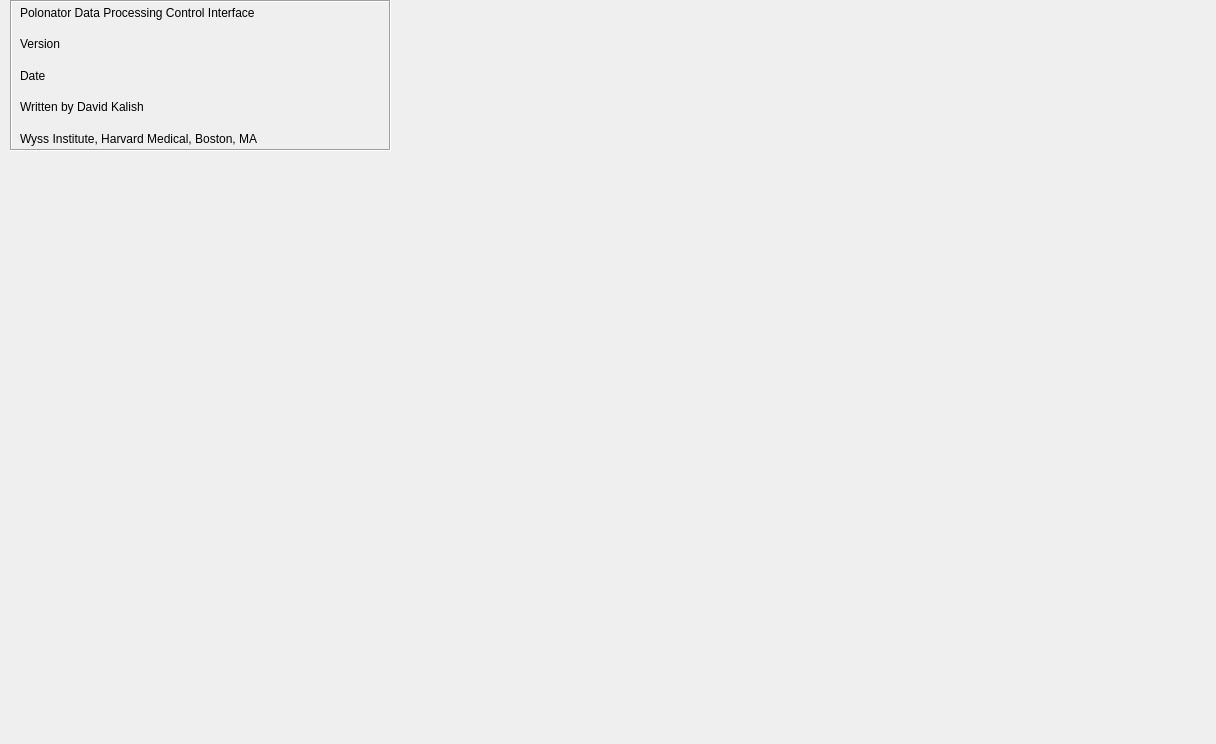
          <widget class="QWidget" name="scrollAreaWidgetContents_10">
           <property name="geometry">
            <rect>
             <x>0</x>
             <y>0</y>
             <width>1216</width>
             <height>744</height>
            </rect>
           </property>
           <widget class="QFrame" name="frame_8">
            <property name="geometry">
             <rect>
              <x>10</x>
              <y>0</y>
              <width>381</width>
              <height>151</height>
             </rect>
            </property>
            <property name="frameShape">
             <enum>QFrame::Box</enum>
            </property>
            <property name="frameShadow">
             <enum>QFrame::Sunken</enum>
            </property>
            <widget class="QWidget" name="verticalLayoutWidget_3">
             <property name="geometry">
              <rect>
               <x>10</x>
               <y>0</y>
               <width>361</width>
               <height>151</height>
              </rect>
             </property>
             <layout class="QVBoxLayout" name="verticalLayout_7">
              <item>
               <widget class="QLabel" name="label_77">
                <property name="text">
                 <string>Polonator Data Processing Control Interface</string>
                </property>
               </widget>
              </item>
              <item>
               <widget class="QLabel" name="aboutVersion">
                <property name="text">
                 <string>Version</string>
                </property>
               </widget>
              </item>
              <item>
               <widget class="QLabel" name="aboutDate">
                <property name="text">
                 <string>Date</string>
                </property>
               </widget>
              </item>
              <item>
               <widget class="QLabel" name="label_35">
                <property name="text">
                 <string>Written by David Kalish</string>
                </property>
               </widget>
              </item>
              <item>
               <widget class="QLabel" name="label_36">
                <property name="text">
                 <string>Wyss Institute, Harvard Medical, Boston, MA</string>
                </property>
               </widget>
              </item>
             </layout>
            </widget>
           </widget>
          </widget>
